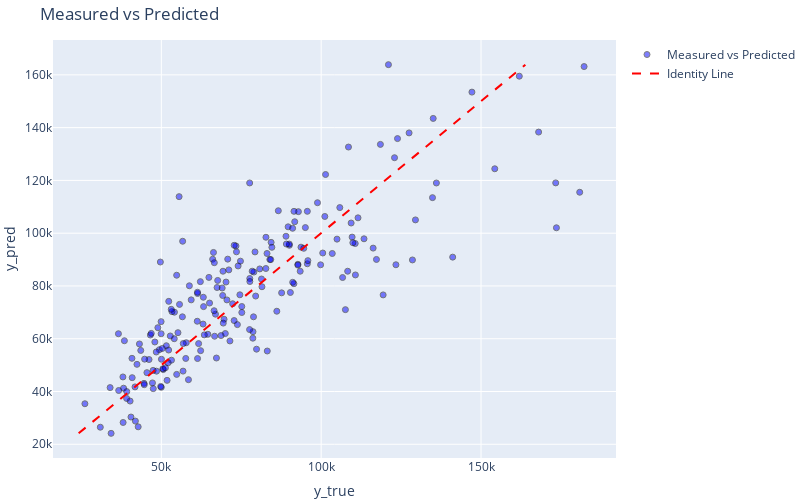

Notebook code for this chart:
### Code cell
fig = go.Figure()

fig.add_trace(
    go.Scatter(
        x=y_test.flatten(),
        y=y_pred.flatten(),
        mode='markers',
        marker=dict(color='blue', opacity=0.5, line=dict(color='black', width=1)),
        name='Measured vs Predicted'
    )
)


fig.add_trace(
    go.Scatter(
        x=[y_pred.min(), y_pred.max()],
        y=[y_pred.min(), y_pred.max()],
        mode='lines',
        line=dict(color='red', dash='dash'),
        name='Identity Line'
    )
)

fig.update_layout(
    title='Measured vs Predicted',
    xaxis=dict(title='y_true'),
    yaxis=dict(title='y_pred'),
    autosize=False,
    width=800,
    height=500,
    margin=dict(l=0, r=0, b=0, t=40),
    showlegend=True
)

fig.write_image(f"{dir_figures}/scattered_measured_vs_predicted_plot.png")

fig.show()

### Figure 1 — Plotly figure (JSON) as saved in the notebook; plotly's stock layout.template omitted (floating-point values rounded to 4 significant figures; data arrays with more than 128 entries replaced by an {"elided": "..."} marker saying what was removed)
{"data": [{"marker": {"color": "blue", "line": {"color": "black", "width": 1}, "opacity": 0.5}, "mode": "markers", "name": "Measured vs Predicted", "type": "scatter", "x": {"elided": "207 float values"}, "y": {"elided": "207 float values"}}, {"line": {"color": "red", "dash": "dash"}, "mode": "lines", "name": "Identity Line", "type": "scatter", "x": [24140.0, 163900.0], "y": [24140.0, 163900.0]}], "layout": {"autosize": false, "height": 500, "margin": {"b": 0, "l": 0, "r": 0, "t": 40}, "showlegend": true, "title": {"text": "Measured vs Predicted"}, "width": 800, "xaxis": {"title": {"text": "y_true"}}, "yaxis": {"title": {"text": "y_pred"}}}}
